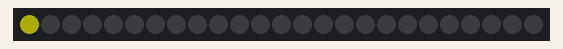
Bench run of a sketch on a simulated Arduino Uno, built with avr-gcc and run on an emulated ATmega328P. Shown: 25 RGB LEDs in strip order, left to right. Wiring (inferred from the names in the program): WS2801 LEDs: data pin 2; clock pin 3. Dim RGB values are drawn brighter than linear.

Above: at 0.08 s.
At 9.95 s:
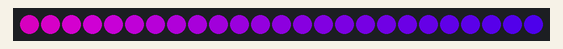
At 14.81 s:
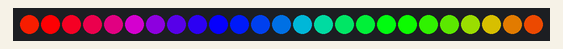
At 19.95 s:
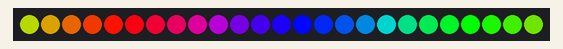
At 29.85 s:
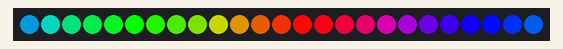
At 39.75 s:
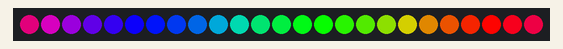

The sketch:

Christmas_LED_lights.ino
```cpp
#include "SPI.h"
#include "WS2801.h"

/*****************************************************************************
Example sketch for driving WS2801 pixels
*****************************************************************************/

// Choose which 2 pins you will use for output.
// Can be any valid output pins.
// The colors of the wires may be totally different so
// BE SURE TO CHECK YOUR PIXELS TO SEE WHICH WIRES TO USE!
int dataPin = 2; // Yellow Cord
int clockPin = 3; // Green Cord
// Don't forget to connect the ground wire to Arduino ground,
// and the +5V wire to a +5V supply


// Set the first variable to the NUMBER of pixels. 25 = 25 pixels in a row
WS2801 strip = WS2801(25, dataPin, clockPin);

// Optional: leave off pin numbers to use hardware SPI
// (pinout is then specific to each board and can't be changed)
//WS2801 strip = WS2801(25);

void setup() {

  strip.begin();

  // Update LED contents, to start they are all 'off'
  strip.show();
}


void loop() {
  // Some example procedures showing how to display to the pixels

  lightning_on(Color(50, 50, 0), 10000000);


  colorWipe(Color(255, 0, 0), 25);
  colorWipe(Color(0, 0, 0), 25); // Clear the LED strip
  colorWipe(Color(0, 255, 0), 25);
  colorWipe(Color(0, 0, 0), 25); // Clear the LED strip
  colorWipe(Color(0, 0, 255), 25);
  colorWipe(Color(0, 0, 0), 25); // Clear the LED strip
  rainbow(20);
  rainbowCycle(20);

}

void rainbow(uint8_t wait) {
  int i, j;

  for (j=0; j < 256; j++) {     // 3 cycles of all 256 colors in the wheel
    for (i=0; i < strip.numPixels(); i++) {
      strip.setPixelColor(i, Wheel( (i + j) % 255));
    }
    strip.show();   // write all the pixels out
    delay(wait);
  }
}

// Slightly different, this one makes the rainbow wheel equally distributed
// along the chain
void rainbowCycle(uint8_t wait) {
  int i, j;

  for (j=0; j < 256 * 5; j++) {     // 5 cycles of all 25 colors in the wheel
    for (i=0; i < strip.numPixels(); i++) {
      // tricky math! we use each pixel as a fraction of the full 96-color wheel
      // (thats the i / strip.numPixels() part)
      // Then add in j which makes the colors go around per pixel
      // the % 96 is to make the wheel cycle around
      strip.setPixelColor(i, Wheel( ((i * 256 / strip.numPixels()) + j) % 256) );
    }
    strip.show();   // write all the pixels out
    delay(wait);
  }
}

// fill the dots one after the other with said color
// good for testing purposes
void colorWipe(uint32_t c, uint8_t wait) {
  int i;

  for (i=0; i < strip.numPixels(); i++) {
      strip.setPixelColor(i, c);
      strip.show();
      delay(wait);
  }
}

/* Helper functions */

// Create a 24 bit color value from R,G,B
uint32_t Color(byte r, byte g, byte b)
{
  uint32_t c;
  c = r;
  c <<= 8;
  c |= g;
  c <<= 8;
  c |= b;
  return c;
}

//Input a value 0 to 255 to get a color value.
//The colours are a transition r - g -b - back to r
uint32_t Wheel(byte WheelPos)
{
  if (WheelPos < 85) {
   return Color(WheelPos * 3, 255 - WheelPos * 3, 0);
  } else if (WheelPos < 170) {
   WheelPos -= 85;
   return Color(255 - WheelPos * 3, 0, WheelPos * 3);
  } else {
   WheelPos -= 170;
   return Color(0, WheelPos * 3, 255 - WheelPos * 3);
  }
}

// Turns the lightning bolt on.
void lightning_on(uint32_t c, uint8_t wait)
{
 int i; // Creates an integer labled "i"


 for (i = 0; i < 25; i++) // Everytime the code goes through it turns the integer "i" up one number.
 {
  strip.setPixelColor(i, c); // Sets color to whatever is up in "void loop()"
  strip.show(); // Makes the LED strip show the color
  delay(wait);
  wait = wait * 0.99;
 }

}
```
